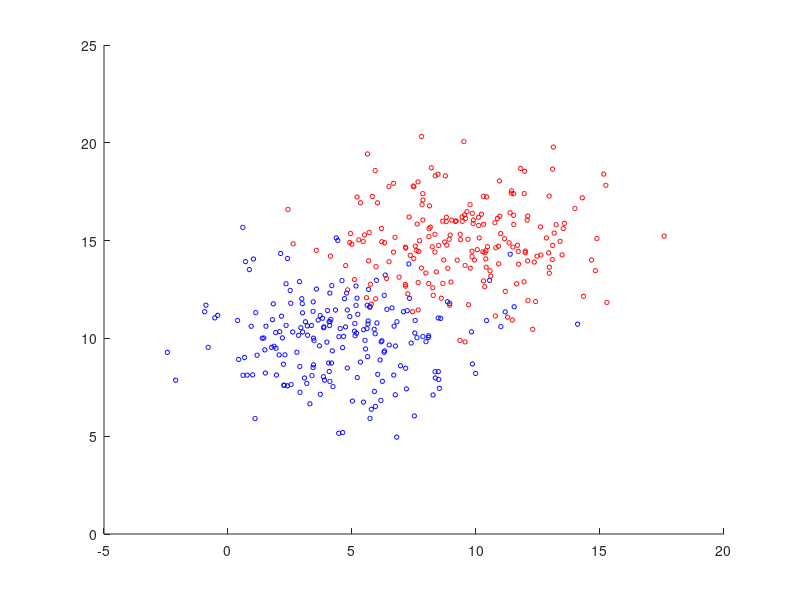

Write MATLAB code to recreate this figure. (Note: this script raises an error after producing the figure.)
clear all;
close all;

MU1 = [5 10];
SIGMA1 = [8 0; 0 4];
MU2 = [10 15];
SIGMA2 = [8 0; 0 4];
X1 = mvnrnd(MU1,SIGMA1,200);
X2 = mvnrnd(MU2,SIGMA2,200);

range1 = [-5:0.1:20]
range2 = [-5:0.1:20]

figure;
hold on;

scatter(X1(:,1), X1(:,2), 10, 'b');
scatter(X2(:,1), X2(:,2), 10, 'r');

[a_vectors, a_values] = eigs(SIGMA1)
[b_vectors, b_values] = eigs(SIGMA2)

a_theta = atan2(a_vectors(2,1), a_vectors(1,1));
plot_ellipse(MU1(1), MU1(2), a_theta, sqrt(a_values(1,1)), sqrt(a_values(2,2)));

b_theta = atan2(b_vectors(2,1), b_vectors(1,1));
plot_ellipse(MU2(1), MU2(2), b_theta, sqrt(b_values(1,1)),sqrt(b_values(2,2)));

micd_1 = MICD([MU1; MU2], range1, range2, cat(3,SIGMA1,SIGMA2));
contour(range1, range2, micd_1', [1 1], '--r');
hold on;

case1_classes = {X1, X2};
confusion = zeros(size(case1_classes, 2));

for i=1:size(case1_classes, 2)
    current_class = cell2mat(case1_classes(i));
    for j=1:size(current_class, 1)

       predicted = MICD([MU1; MU2], current_class(j,1), current_class(j,2), cat(3, SIGMA1, SIGMA2));
   
       confusion(i,predicted) = confusion(i,predicted) + 1;
    end
end 

confusion

error = (sum(confusion(:)) - trace(confusion)) / sum(confusion(:))
